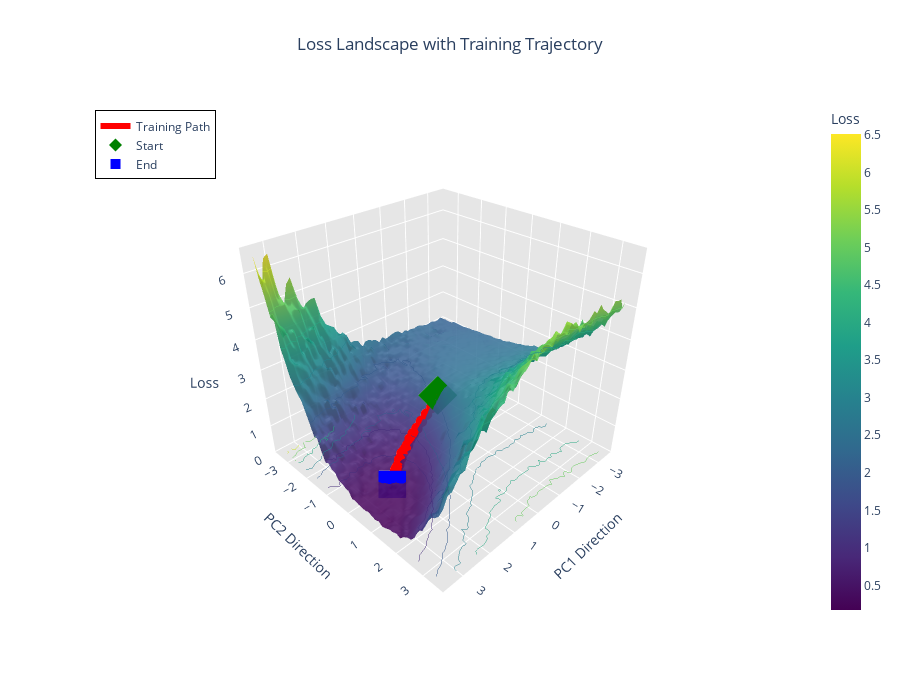

Notebook code for this chart:
### Code cell
# Load data
print("Loading MNIST...")
train_loader = load_mnist(train_samples=1000, batch_size=64)

# Create and train model
model = SimpleNet(hidden_dim=20)
trajectory_2d, losses, dir1, dir2, init_params = train_and_record(
    model, train_loader, epochs=30, lr=0.01, use_filter_norm=False
)

# Compute landscape
Alpha, Beta, Loss_surface = compute_landscape(
    model, train_loader, init_params, dir1, dir2, trajectory_2d, resolution=50
)

# Create and show plot
fig = create_3d_plot(Alpha, Beta, Loss_surface, trajectory_2d)
fig.show()

### Figure 1 — Plotly figure (JSON) as saved in the notebook; plotly's stock layout.template omitted (floating-point values rounded to 4 significant figures; data arrays with more than 128 entries replaced by an {"elided": "..."} marker saying what was removed)
{"data": [{"colorbar": {"dtick": 0.5, "tick0": 0, "tickmode": "linear", "title": {"text": "Loss"}}, "colorscale": [[0, "#440154"], [0.1111, "#482878"], [0.2222, "#3e4989"], [0.3333, "#31688e"], [0.4444, "#26828e"], [0.5556, "#1f9e89"], [0.6667, "#35b779"], [0.7778, "#6ece58"], [0.8889, "#b5de2b"], [1, "#fde725"]], "contours": {"z": {"highlight": true, "project": {"z": true}, "show": true, "usecolormap": true, "width": 2}}, "name": "Loss Surface", "opacity": 0.9, "showscale": true, "type": "surface", "x": {"elided": "50x50 float values"}, "y": {"elided": "50x50 float values"}, "z": {"elided": "50x50 float values"}}, {"line": {"color": "red", "width": 6}, "marker": {"color": "red", "size": 4, "symbol": "circle"}, "mode": "lines+markers", "name": "Training Path", "type": "scatter3d", "x": [0.1404, 0.3008, 0.4655, 0.6388, 0.809, 0.9632, 1.1, 1.221, 1.326, 1.42, 1.505, 1.581, 1.65, 1.714, 1.772, 1.825, 1.875, 1.922, 1.966, 2.007, 2.046, 2.082, 2.117, 2.15, 2.182, 2.212, 2.24, 2.267, 2.294, 2.318], "y": [-0.09227, -0.1741, -0.2362, -0.2757, -0.2943, -0.2963, -0.2886, -0.2729, -0.2528, -0.2295, -0.2053, -0.1792, -0.1521, -0.1251, -0.09746, -0.07, -0.04295, -0.0169, 0.008652, 0.03371, 0.05857, 0.08239, 0.1061, 0.1285, 0.1509, 0.1735, 0.1941, 0.216, 0.2373, 0.2584], "z": [2.161, 1.757, 1.562, 1.368, 1.191, 1.075, 0.9613, 0.7996, 0.7317, 0.6976, 0.6976, 0.5785, 0.5785, 0.4444, 0.4444, 0.4444, 0.452, 0.452, 0.4244, 0.367, 0.367, 0.367, 0.367, 0.4518, 0.3463, 0.3463, 0.3463, 0.3463, 0.3206, 0.3206]}, {"marker": {"color": "green", "size": 10, "symbol": "diamond"}, "mode": "markers", "name": "Start", "showlegend": true, "type": "scatter3d", "x": [0.1404], "y": [-0.09227], "z": [2.161]}, {"marker": {"color": "blue", "size": 10, "symbol": "square"}, "mode": "markers", "name": "End", "showlegend": true, "type": "scatter3d", "x": [2.318], "y": [0.2584], "z": [0.3206]}], "layout": {"height": 700, "legend": {"bgcolor": "rgba(255, 255, 255, 0.8)", "bordercolor": "Black", "borderwidth": 1, "x": 0.02, "y": 0.98}, "scene": {"camera": {"eye": {"x": 1.5, "y": 1.5, "z": 1.3}}, "xaxis": {"backgroundcolor": "rgb(230, 230,230)", "showbackground": true, "title": {"text": "PC1 Direction"}}, "yaxis": {"backgroundcolor": "rgb(230, 230,230)", "showbackground": true, "title": {"text": "PC2 Direction"}}, "zaxis": {"backgroundcolor": "rgb(230, 230,230)", "showbackground": true, "title": {"text": "Loss"}}}, "showlegend": true, "title": {"text": "Loss Landscape with Training Trajectory", "x": 0.5, "xanchor": "center"}, "width": 900}}
